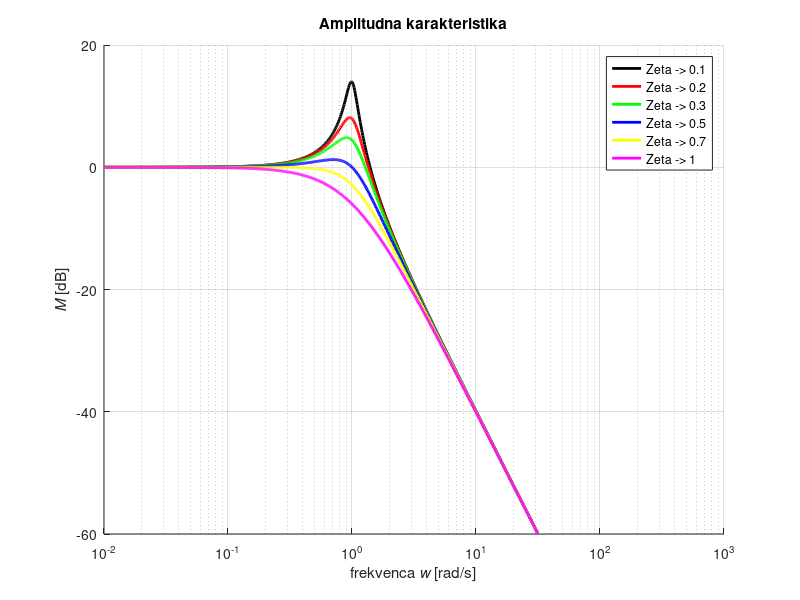
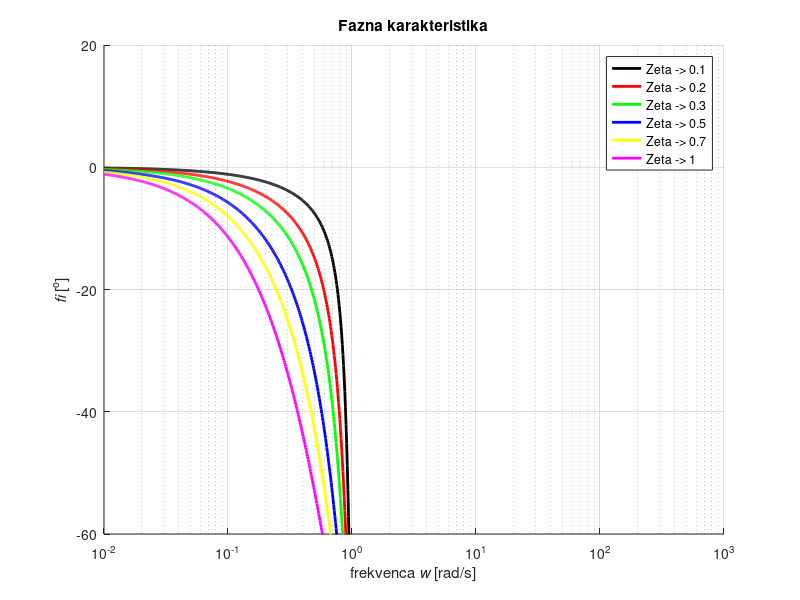
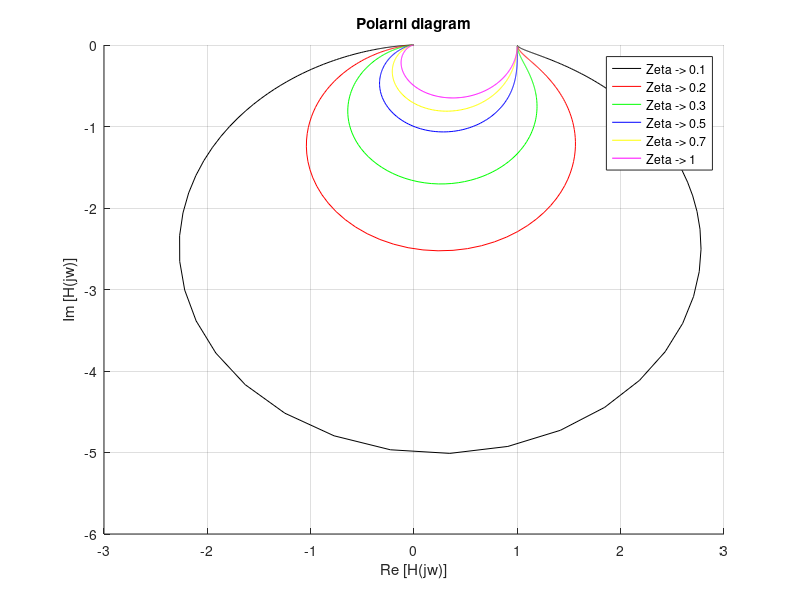

These figures' MATLAB source, in order:
#LabSignaliVaja 1a

#         K                 1 
# H(s) = ---   ------------------------------
#        Wn^₂   1 + 2*zeta*(s)/Wn + s^2/Wn^2
 

close all; clear all; clc;
#BODE  2 order
#Nastavitve 
  %w od kje do kje risat
  w = logspace(-2,3, 1000);  #Frekvenca od kje rasati
  r_zac = 1e-2;
  r_kon = 1e3; 
  %Nastevitem magnetud amplitudnega grafa
  mag_low = -60;    
  mag_high = 20;
  #zapisemo ulomek kar direktno iz enacbe
  
  zeta = [0.1, 0.2, 0.3, 0.5, 0.7, 1]
  barva = ['k', 'r', 'g', 'b', 'y', 'm'];
  
  Mrb = 20 * log10(1 ./(2 .*zeta.*sqrt(1-zeta.^2)));
  printf("All resonace summit:\n");
  
  for i=1:length(zeta)
  
  wn = 1; 

  num =  1 * [ 1 ];
  den = [1 2*zeta(i) 1];
 

  
#BODE COMPUTER DRAW =======  
  #naredimo system matriko
  sys = tf(num, den);
  #pretvori v bode
  [mag, phase] = bode(sys, w);
  dbmag = 20*log10(mag);
  
#=========

#BODE 2 stopnje
#DRAW AOSINTOTE!!
  %poiscemo zeto numerator
  zeta_num = 18/(2*sqrt(900));
  wn = 30;
  %poiscemo zeto dominator
  zeta_dom = 1;
#apsimthote-> enacba pretvorjena, da dobimo pole in nicle
#            5*[1 + 2*0.3(s/30) + (s/30)^2]
# H(s) = -----------------------------------
#            (1+(s/90))^2 (1 + s/1000)
#V imenovalcu imamo a = 5 in 2 stopnje dode diagram zeta = 0.3;
   %posebej bomo morali računati amplitude in phase zaradi te značilnosti
#V števcu imamo 2 oklepaja. Prvi je Bode 2 stopnje, ampak je theta=1 in se lahko pretvori
    %v dva diagrama 1 stopnje, in se racuna vse x2.
    %Ta drug oklepaj je bode diagram 1 stopnje in se ga racuna po tastarem znanem postopku.

#Prepisani poli, nicle, konstanta    
  a = 5;
  b = 30;
  c = 90;
  d = 1000;

#Zapisemo v vektor "frekvenc", za manj pisanja in racunaja pri izrisu grafa
%poli = [r_zac, 30,  90, 1000, r_kon]

#Oznacimo zacetek in konec
  razpone = [r_zac r_kon];
  
  printf("\t Zeta: %f -> Mrb = %f\n", zeta(i) ,Mrb(i))

#==============AMPLITUDE=====================
#====REAL DIAGRAM?==============
  fig1 = figure(1);
  set(fig1,'Units','centimeters','Position',[5 2 20 18]);
  %Bode Graph Computer Real Line
   hold on;
  semilogx(w, dbmag, barva(i), 'LineWidth', 2); hold on;

  
  axis([ razpone mag_low mag_high])
  endfor
   xlabel('frekvenca {\itw} [rad/s]'); ylabel('{\itM} [dB]');
   legend("Zeta -> 0.1", "Zeta -> 0.2", "Zeta -> 0.3", "Zeta -> 0.5", "Zeta -> 0.7", "Zeta -> 1");
  grid on; title('Amplitudna karakteristika');
 
 pause(1);
 
 
 #=================PHASE=========================
   for i=1:length(zeta)
    wn = 1; 

  num =  1 * [ 1 ];
  den = [1 2*zeta(i) 1];
 

 #PHASE
 #BODE COMPUTER DRAW =======  
  #naredimo system matriko
  sys = tf(num, den);
  #pretvori v bode
  [mag, phase] = bode(sys, w);
  phase;
  

  %poiscemo zeto numerator
  zeta_num = 18/(2*sqrt(900));
  wn = 30;
  %poiscemo zeto dominator
  zeta_dom = 1;

#Prepisani poli, nicle, konstanta    
  a = 5;
  b = 30;
  c = 90;
  d = 1000;

#Zapisemo v vektor "frekvenc", za manj pisanja in racunaja pri izrisu grafa
%poli = [r_zac, 30,  90, 1000, r_kon]

#Oznacimo zacetek in konec
  razpone = [r_zac r_kon];
  

#Draw diagrom
  fig1 = figure(2);
  set(fig1,'Units','centimeters','Position',[5 2 20 18]);
  %Bode Graph Computer Real Line
   hold on;
  semilogx(w, phase, barva(i), 'LineWidth', 2); hold on;

  
  axis([ razpone mag_low mag_high])
   
   
   endfor
  xlabel('frekvenca {\itw} [rad/s]'); ylabel('{\itfi} [^o]');
  grid on; title('Fazna karakteristika') 
  legend("Zeta -> 0.1", "Zeta -> 0.2", "Zeta -> 0.3", "Zeta -> 0.5", "Zeta -> 0.7", "Zeta -> 1");

 
 pause(2);
 
 
#==================POLAR DIAGRAM========================
for i= 1:length(zeta)

  num =  1 * [ 1 ];
  den = [1 2*zeta(i) 1];
  sys = tf(num, den);
  [re, im] = nyquist(sys, w);
 fig2 = figure(3);
  
  hold on;
  plot(re, im, barva(i)); grid on;
  
  endfor;
  xlabel('Re [H(jw)]'); ylabel('Im [H(jw)]');
  legend("Zeta -> 0.1", "Zeta -> 0.2", "Zeta -> 0.3", "Zeta -> 0.5", "Zeta -> 0.7", "Zeta -> 1");
  title('Polarni diagram'); 
 pause(3);

 
